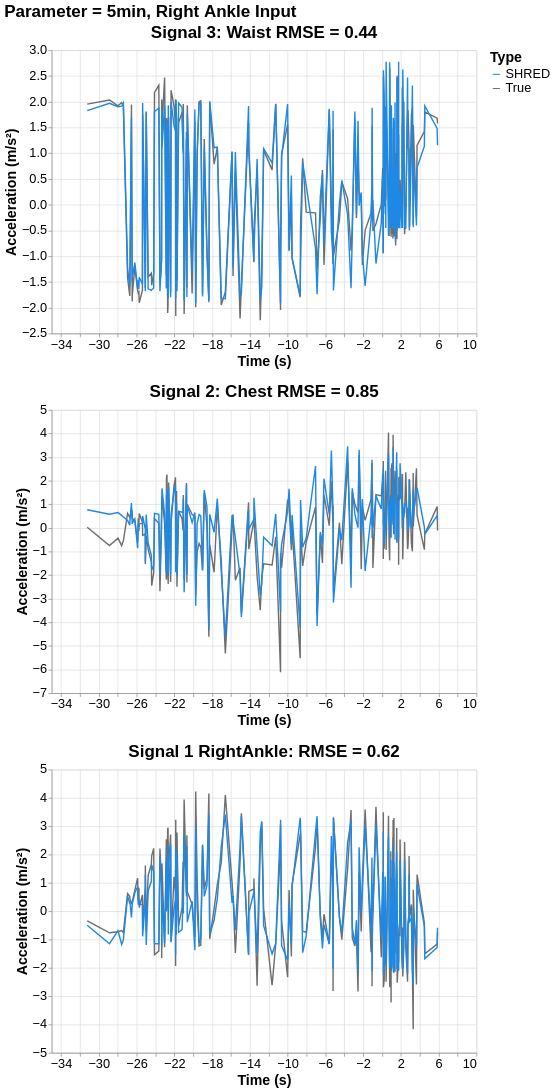

The code cell stored with this chart in its notebook:
### Code cell
# format: ft.extractSignal(output_location, output_signal, output_axis, df_SHRED_tidy)
    # output_location: 'Chest', 'Waist', 'RightAnkle', 'LeftAnkle'
    # output_signal: 'Acceleration', 'Angular Velocity', 'Magnetic Field'
    # output_axis: 'x', 'y', z'

Signal1 = ft.extractSignal('LeftAnkle', 'Angular Velocity', 'x', df_SHRED_tidy)
Signal2 = ft.extractSignal('Chest', 'Angular Velocity', 'x', df_SHRED_tidy)
Signal3 = ft.extractSignal('Waist', 'Angular Velocity', 'x', df_SHRED_tidy)

my_scheme = ['#1e88e5', "#6E6E6E"] # '#014337', '#1e88e5', '#DB1048'

# Compute error: ft.rmse_error, ft.mae_error, OR ft.mbe_error
Signal1_error = ft.rmse_error(Signal1[Signal1['Type'] == 'True']['Value'], Signal1[Signal1['Type'] == 'SHRED']['Value'])
Signal2_error = ft.rmse_error(Signal2[Signal2['Type'] == 'True']['Value'], Signal2[Signal2['Type'] == 'SHRED']['Value'])
Signal3_error = ft.rmse_error(Signal3[Signal3['Type'] == 'True']['Value'], Signal3[Signal3['Type'] == 'SHRED']['Value'])

# plot left ankle acceleration
line1 = alt.Chart(Signal1).mark_line().encode(
    x=alt.X('Time:Q', title='Time (s)'),
    y=alt.Y('Value:Q', title='Acceleration (m/s\u00b2)'),
    color=alt.Color('Type:N', scale=alt.Scale(range=my_scheme))
).properties(
    width=600,
    height=400,
    title=f'Signal 1 RightAnkle: RMSE = {Signal1_error:.2f}'  # Can change this title to be specific to the output signal
)
# plot chest acceleration
line2 = alt.Chart(Signal2).mark_line().encode(
    x=alt.X('Time:Q', title='Time (s)'),
    y=alt.Y('Value:Q', title='Acceleration (m/s\u00b2)'),
    color=alt.Color('Type:N', scale=alt.Scale(range=my_scheme))
).properties(
    width=600,
    height=400,
    title=f'Signal 2: Chest RMSE = {Signal2_error:.2f}'  # Can change this title to be specific to the output signal
)

# plot Waist acceleration
line3 = alt.Chart(Signal3).mark_line().encode(
    x=alt.X('Time:Q', title='Time (s)'),
    y=alt.Y('Value:Q', title='Acceleration (m/s\u00b2)'),
    color=alt.Color('Type:N', scale=alt.Scale(range=my_scheme))
).properties(
    width=600,
    height=400,
    title=f'Signal 3: Waist RMSE = {Signal3_error:.2f}'  # Can change this title to be specific to the output signal
)

final_chart = alt.vconcat(line3, line2, line1).properties(
    title=f'Parameter = {save_tag}, Right Ankle Input' # Can change this title to match the input sensor
    # increase font size
).configure_axis(
    labelFontSize=18,
    titleFontSize=20
).configure_title(
    fontSize=24
).configure_legend(
    labelFontSize=18,
    titleFontSize=20
)

final_chart

### Figure 1 — Vega-Lite specification as saved in the notebook (floating-point values rounded to 4 significant figures; data arrays with more than 128 entries replaced by an {"elided": "..."} marker saying what was removed)
{"config": {"view": {"continuousWidth": 300, "continuousHeight": 300}, "axis": {"labelFontSize": 18, "titleFontSize": 20}, "legend": {"labelFontSize": 18, "titleFontSize": 20}, "title": {"fontSize": 24}}, "vconcat": [{"data": {"name": "data-b8579c21ed1b7c630fc119a58c2fc01b"}, "mark": {"type": "line"}, "encoding": {"color": {"field": "Type", "scale": {"range": ["#1e88e5", "#6E6E6E"]}, "type": "nominal"}, "x": {"field": "Time", "title": "Time (s)", "type": "quantitative"}, "y": {"field": "Value", "title": "Acceleration (m/s²)", "type": "quantitative"}}, "height": 400, "title": "Signal 3: Waist RMSE = 0.44", "width": 600}, {"data": {"name": "data-cdde7f4dcc6f985098671e9511b1482e"}, "mark": {"type": "line"}, "encoding": {"color": {"field": "Type", "scale": {"range": ["#1e88e5", "#6E6E6E"]}, "type": "nominal"}, "x": {"field": "Time", "title": "Time (s)", "type": "quantitative"}, "y": {"field": "Value", "title": "Acceleration (m/s²)", "type": "quantitative"}}, "height": 400, "title": "Signal 2: Chest RMSE = 0.85", "width": 600}, {"data": {"name": "data-d0b9a59bd8b46de1bf2bb70b062d30e4"}, "mark": {"type": "line"}, "encoding": {"color": {"field": "Type", "scale": {"range": ["#1e88e5", "#6E6E6E"]}, "type": "nominal"}, "x": {"field": "Time", "title": "Time (s)", "type": "quantitative"}, "y": {"field": "Value", "title": "Acceleration (m/s²)", "type": "quantitative"}}, "height": 400, "title": "Signal 1 RightAnkle: RMSE = 0.62", "width": 600}], "title": "Parameter = 5min, Right Ankle Input", "$schema": "https://vega.github.io/schema/vega-lite/v5.20.1.json", "datasets": {"data-b8579c21ed1b7c630fc119a58c2fc01b": {"elided": "400 records"}, "data-cdde7f4dcc6f985098671e9511b1482e": {"elided": "400 records"}, "data-d0b9a59bd8b46de1bf2bb70b062d30e4": {"elided": "400 records"}}}
